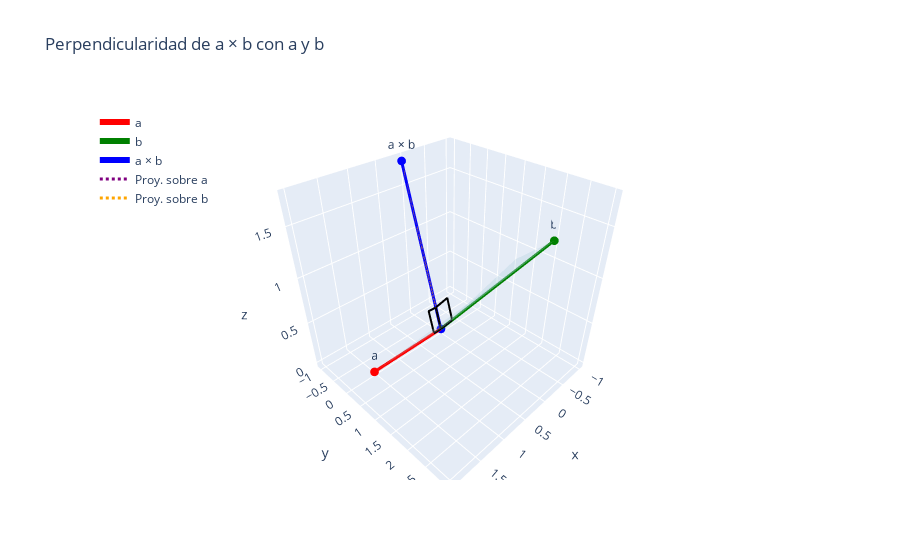

The notebook cell this image was saved under:
### Markdown cell above
¡Hecho! Aquí tienes un ejemplo completo en Plotly (Python) que muestra dos vectores **a** y **b**, el plano/paralelogramo que generan, y el **vector normal** $\mathbf{a}\times\mathbf{b}$. También incluye un arco en el plano $\operatorname{span}\{a,b\}$ que indica el **sentido de la regla de la mano derecha** (de $a$ hacia $b$, visto desde la punta de $\mathbf{a}\times\mathbf{b}$).

> Copia y ejecuta esto tal cual en un notebook (Jupyter/Colab) o en tu entorno Python.

### Code cell
import numpy as np
import plotly.graph_objects as go

# --- Vectores de ejemplo ---
a = np.array([2.0, 1.0, 0.5])
b = np.array([-1.0, 2.0, 1.2])

# --- Normal (producto vectorial) ---
n = np.cross(a, b)
n_scaled = n / np.linalg.norm(n) * (0.8 * max(np.linalg.norm(a), np.linalg.norm(b)))

# --- Puntos base ---
O = np.zeros(3)
A, B, N = a, b, n_scaled
AplusB = a + b

# --- Paralelogramo en el plano span{a,b} ---
paralelo = go.Mesh3d(
    x=[O[0], A[0], AplusB[0], B[0]],
    y=[O[1], A[1], AplusB[1], B[1]],
    z=[O[2], A[2], AplusB[2], B[2]],
    i=[0, 0], j=[1, 2], k=[3, 3],
    opacity=0.25,
    color='lightblue',
    name='Plano span{a,b}'
)

# --- Vectores a, b, n ---
vec_a = go.Scatter3d(x=[0,A[0]], y=[0,A[1]], z=[0,A[2]],
    mode="lines+markers+text",
    line=dict(width=6, color='red'),
    marker=dict(size=3),
    text=["", "a"], textposition="top center",
    name="a")

vec_b = go.Scatter3d(x=[0,B[0]], y=[0,B[1]], z=[0,B[2]],
    mode="lines+markers+text",
    line=dict(width=6, color='green'),
    marker=dict(size=3),
    text=["", "b"], textposition="top center",
    name="b")

vec_n = go.Scatter3d(x=[0,N[0]], y=[0,N[1]], z=[0,N[2]],
    mode="lines+markers+text",
    line=dict(width=6, color='blue'),
    marker=dict(size=3),
    text=["", "a × b"], textposition="top center",
    name="a × b")

# --- Proyecciones de n sobre a y b (para ver que no tiene componente en esas direcciones) ---
proj_a = (np.dot(n_scaled,a)/np.dot(a,a))*a
proj_b = (np.dot(n_scaled,b)/np.dot(b,b))*b

proj_line_a = go.Scatter3d(
    x=[N[0], proj_a[0]], y=[N[1], proj_a[1]], z=[N[2], proj_a[2]],
    mode="lines",
    line=dict(color="purple", dash="dot", width=3),
    name="Proy. sobre a"
)

proj_line_b = go.Scatter3d(
    x=[N[0], proj_b[0]], y=[N[1], proj_b[1]], z=[N[2], proj_b[2]],
    mode="lines",
    line=dict(color="orange", dash="dot", width=3),
    name="Proy. sobre b"
)

# --- Cuadraditos de ortogonalidad (pequeños segmentos perpendiculares en el origen) ---
def right_angle_marker(u, v, scale=0.3):
    """Construye un cuadradito en el origen entre vectores u y v."""
    u = u/np.linalg.norm(u)*scale
    v = v/np.linalg.norm(v)*scale
    pts = np.array([
        O, u, u+v, v, O
    ])
    return go.Scatter3d(
        x=pts[:,0], y=pts[:,1], z=pts[:,2],
        mode="lines",
        line=dict(color="black", width=4),
        showlegend=False
    )

marker_an = right_angle_marker(a, n_scaled)
marker_bn = right_angle_marker(b, n_scaled)

# --- Figura ---
fig = go.Figure(data=[paralelo, vec_a, vec_b, vec_n, proj_line_a, proj_line_b, marker_an, marker_bn])

fig.update_layout(
    title="Perpendicularidad de a × b con a y b",
    scene=dict(
        xaxis=dict(title='x'),
        yaxis=dict(title='y'),
        zaxis=dict(title='z'),
        aspectmode="cube"
    ),
    legend=dict(x=0.02, y=0.98)
)

fig.show()

### Figure 1 — Plotly figure (JSON) as saved in the notebook; plotly's stock layout.template omitted (floating-point values rounded to 4 significant figures)
{"data": [{"color": "lightblue", "i": [0, 0], "j": [1, 2], "k": [3, 3], "name": "Plano span{a,b}", "opacity": 0.25, "type": "mesh3d", "x": [0, 2, 1, -1], "y": [0, 1, 3, 2], "z": [0, 0.5, 1.7, 1.2]}, {"line": {"color": "red", "width": 6}, "marker": {"size": 3}, "mode": "lines+markers+text", "name": "a", "text": ["", "a"], "textposition": "top center", "type": "scatter3d", "x": [0, 2], "y": [0, 1], "z": [0, 0.5]}, {"line": {"color": "green", "width": 6}, "marker": {"size": 3}, "mode": "lines+markers+text", "name": "b", "text": ["", "b"], "textposition": "top center", "type": "scatter3d", "x": [0, -1], "y": [0, 2], "z": [0, 1.2]}, {"line": {"color": "blue", "width": 6}, "marker": {"size": 3}, "mode": "lines+markers+text", "name": "a × b", "text": ["", "a × b"], "textposition": "top center", "type": "scatter3d", "x": [0, 0.0702], "y": [0, -1.018], "z": [0, 1.755]}, {"line": {"color": "purple", "dash": "dot", "width": 3}, "mode": "lines", "name": "Proy. sobre a", "type": "scatter3d", "x": [0.0702, 4.229e-17], "y": [-1.018, 2.115e-17], "z": [1.755, 1.057e-17]}, {"line": {"color": "orange", "dash": "dot", "width": 3}, "mode": "lines", "name": "Proy. sobre b", "type": "scatter3d", "x": [0.0702, 0], "y": [-1.018, 0], "z": [1.755, 0]}, {"line": {"color": "black", "width": 4}, "mode": "lines", "showlegend": false, "type": "scatter3d", "x": [0.0, 0.2619, 0.2722, 0.01037, 0.0], "y": [0.0, 0.1309, -0.01949, -0.1504, 0.0], "z": [0.0, 0.06547, 0.3248, 0.2594, 0.0]}, {"line": {"color": "black", "width": 4}, "mode": "lines", "showlegend": false, "type": "scatter3d", "x": [0.0, -0.1182, -0.1078, 0.01037, 0.0], "y": [0.0, 0.2364, 0.08601, -0.1504, 0.0], "z": [0.0, 0.1419, 0.4012, 0.2594, 0.0]}], "layout": {"legend": {"x": 0.02, "y": 0.98}, "scene": {"aspectmode": "cube", "xaxis": {"title": {"text": "x"}}, "yaxis": {"title": {"text": "y"}}, "zaxis": {"title": {"text": "z"}}}, "title": {"text": "Perpendicularidad de a × b con a y b"}}}
